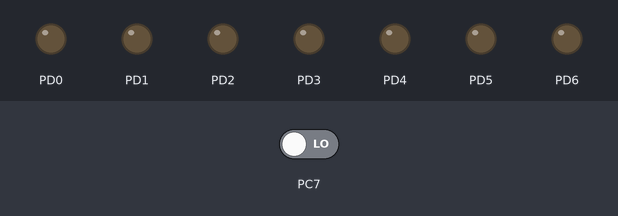
The program below on a simulated ATmega128, built with avr-gcc and emulated at 8 MHz. On the bench: output pins drawn as LEDs (lit = HIGH). Inputs (shaded band) come from the test bench; at power-on: PC7 LOW.

Above: at 1.2 s.
1.3 s: PC7 driven HIGH
At 2.5 s:
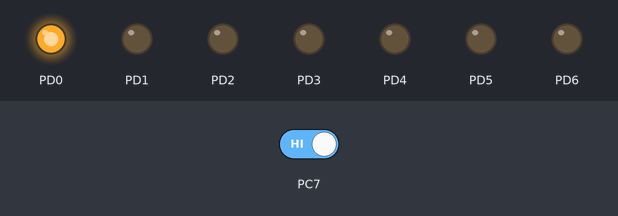
2.8 s: PC7 driven LOW
At 3.7 s:
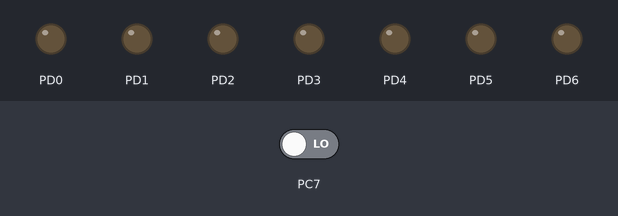
Timing chart, 0 to 5.8 s (numbered marks = the images above; inputs shaded):
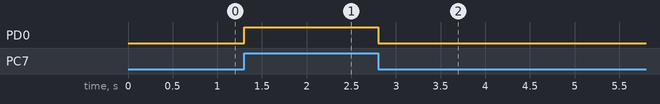

The program:

switch.c
```c
// (licence header left out)
#define F_CPU 8e6
#include <avr/io.h>
#include <util/delay.h>

/******************************************************************/
int main( void )
/*
short:			main() loop, entry point of executable
inputs:
outputs:
notes:
Version :    	DMK, Initial code
*******************************************************************/
{
	// set PORTD for output
	DDRD = 0b01111111;					// PORTD.7 input all other bits output
	PORTC = 0x10;						// ??

	while (1) {
		if (PINC & 0x80) {
			PORTD = 0x01;				// write 1 to all the bits of PortD
		} else {
			PORTD = 0x00;				// write 0 to all the bits of PortD
		}
	}

	return 1;
}
```

Measured:
- after the input at 1.3 s, PD0: LOW → HIGH at once
- after the input at 2.8 s, PD0: HIGH → LOW at once
